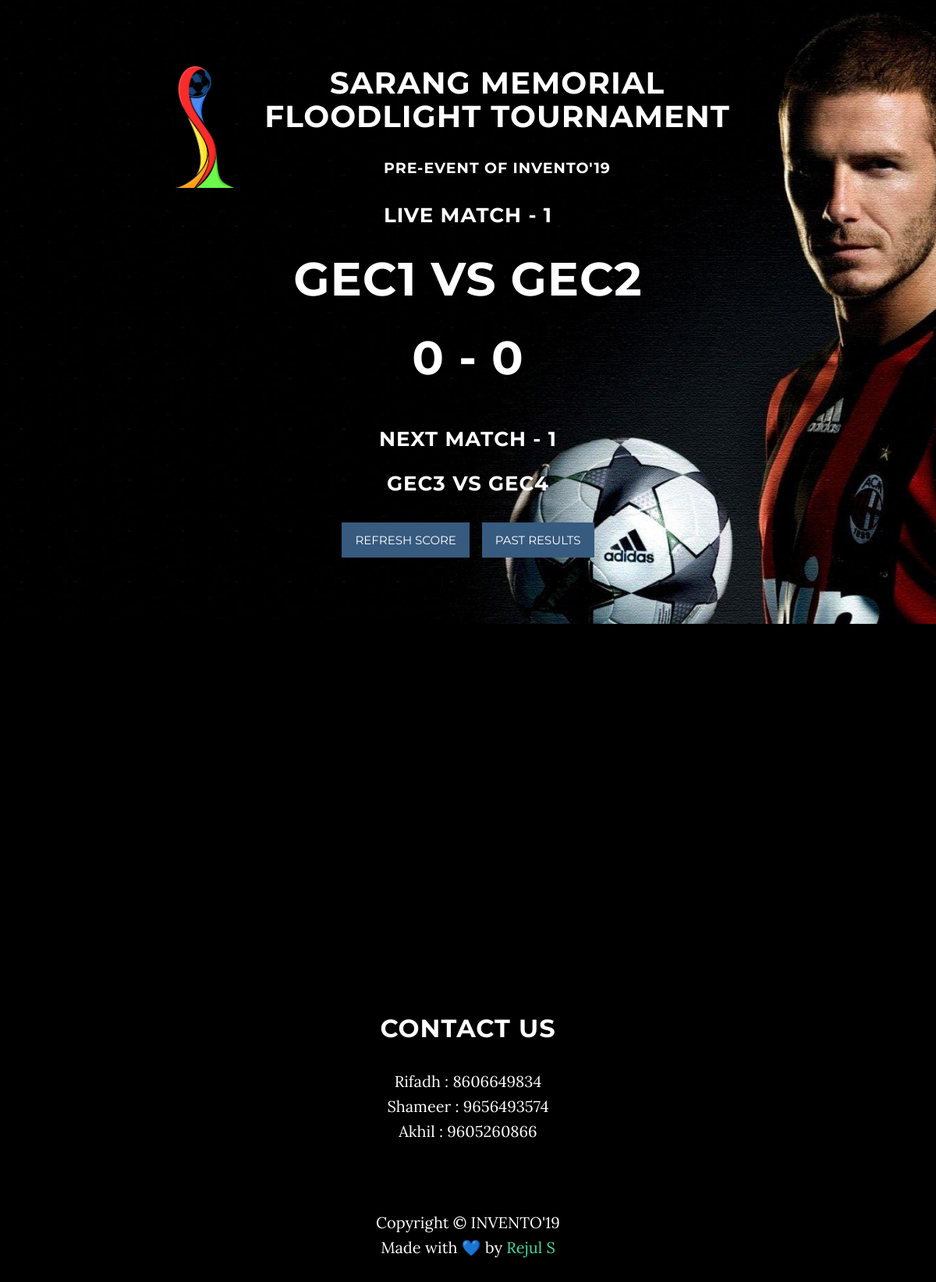
/, run on an earlier commit of the app's database.
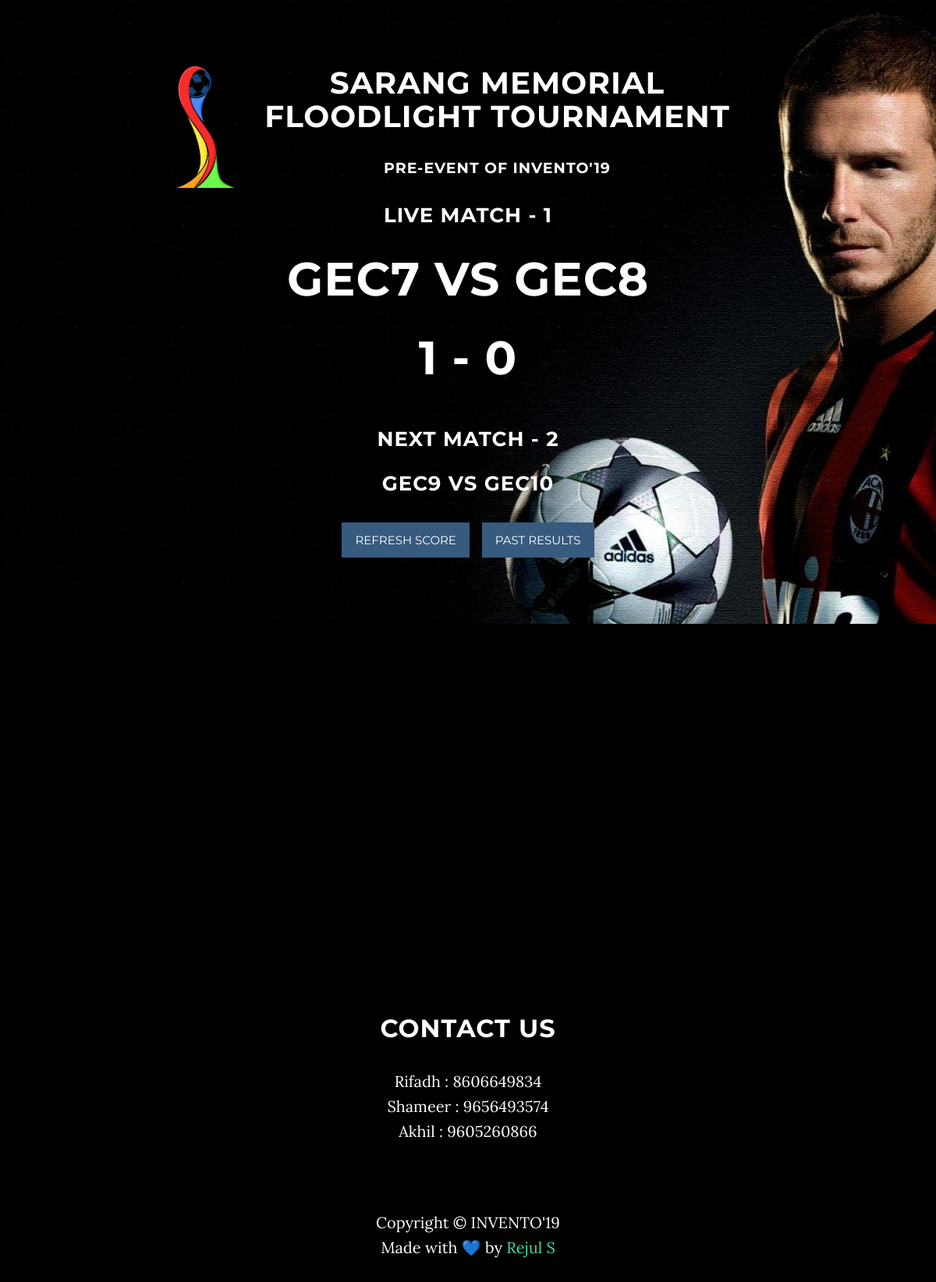
And on a later commit of the database.
### score/models.py (models this page shows, shortened)
class Match(models.Model):
    match_num=models.IntegerField()
    round=models.TextField(blank=False)
    t1=models.TextField(blank=False)
    t1_score=models.IntegerField(default=0)
    t2=models.TextField(blank=False)
    t2_score=models.IntegerField(default=0)

### score/views.py (the view)
# urls.py: path('', views.Match_list, name='Match'),
def Match_list(request):
    match=Match.objects.order_by('-id')[:2][::-1]
    cm=match[0]
    nm=match[1]
    return render(request, 'home.html', {'match':match,'cm':cm,'nm':nm})

### score/templates/home.html (shortened to what this page needs)
{% load static %}
<!DOCTYPE html>
<html lang="en">
<head>
  <link href="{% static 'css/bootstrap.min.css' %}" rel="stylesheet" type="text/css">
  <link href="{% static 'css/grayscale.min.css' %}" rel="stylesheet">
  <link href="{% static 'css/home.css' %}" rel="stylesheet" type="text/css">
<link href="{% static 'vendor/font-awesome/css/font-awesome.min.css' %}" rel="stylesheet" type="text/css">
</head>
<body id="page-top" data-spy="scroll" data-target=".navbar-fixed-top">
  <header class="intro">
    <div class="intro-body">
      <div class="container">
        <div class="row">
          <div class="col-md-8 col-md-offset-2">
<h1><img src="/static/images/sarang.jpg" class="img-responsive" style="float:left;max-width: 10%;">Sarang Memorial Floodlight Tournament</h1>
<h4>Pre-Event Of INVENTO'19</h4>
              <h3>Live Match - {{ cm.round }}</h3>
              <h1 class="score">{{ cm.t1 }} vs {{ cm.t2 }}</h1>
              <h1 class="score">{{ cm.t1_score }} - {{ cm.t2_score }}</h1>
              <br>
              <h3>Next Match - {{ nm.round }}<br><br>
              {{ nm.t1 }} VS {{ nm.t2 }}</h3>
<button class="btn btn-primary" onclick="location.reload();">Refresh Score</button>&nbsp;&nbsp;&nbsp;<a href="./results/"> <button class="btn btn-primary">Past Results</button></a>
            </div>
          </div>
        </div>
      </div>
    </header>
    <section id="about" class="container content-section text-center">
      <div class="row">
        <div class="col-lg-8 col-lg-offset-2">
        </div>
      </div>
    </section>
    <section id="contact" class="container content-section text-center">
      <div class="row">
        <div class="col-lg-8 col-lg-offset-2">
          <h2>Contact us</h2>
          <p>
            Rifadh : 8606649834<br>
            Shameer : 9656493574<br>
            Akhil : 9605260866 </p>
          </div>
        </div>
      </section>
      <footer>
        <div class="container text-center">
          <p>Copyright &copy; INVENTO'19
          <br>
          Made with 💙 by <a href="https://www.linkedin.com/in/rejuls/">Rejul S</a></p>
        </div>
      </footer>
    </body>
    </html>

What changed in the data, as far as the page shows it:
no longer on this page (row unchanged): Match: round "1", t1 "GEC1", t2 "GEC2", t1_score "0", t2_score "0"
no longer on this page (row unchanged): Match: round "1", t1 "GEC3", t2 "GEC4"
added Match: round "1", t1 "GEC7", t2 "GEC8", t1_score "1", t2_score "0"
added Match: round "2", t1 "GEC9", t2 "GEC10"
